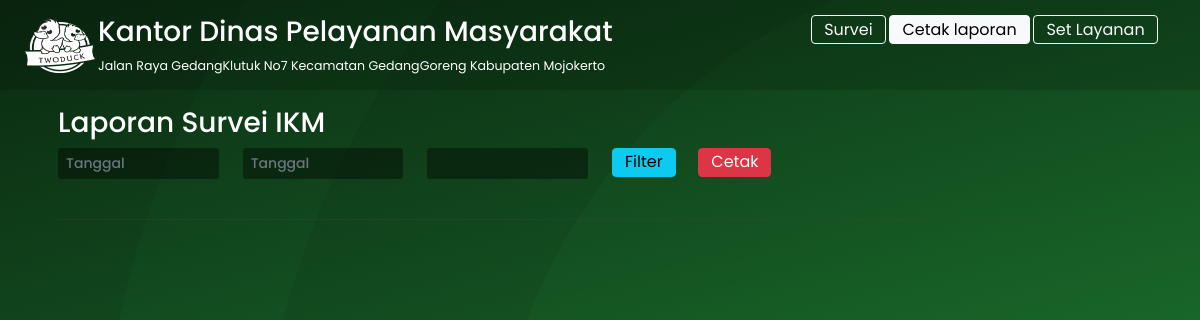
/index.php/laporan, run on the app's committed database.
### tables this page shows
CREATE TABLE `identitas_instansi` (
  `id` int(11) NOT NULL,
  `nama_instansi` varchar(60) NOT NULL,
  `alamat` varchar(200) NOT NULL,
  `email` varchar(50) NOT NULL,
  `website` varchar(50) NOT NULL,
  `kode_pos` int(11) NOT NULL,
  `telp` varchar(30) NOT NULL,
  `fax` varchar(20) NOT NULL,
  `link_maps` varchar(150) NOT NULL,
  `kode_instansi` varchar(10) NOT NULL,
  `nama_singkat_instansi` varchar(35) NOT NULL,
  `logo_instansi_warna` varchar(150) NOT NULL,
  `logo_instansi_hitam_putih` varchar(150) NOT NULL,
  `status` enum('aktif','blok') NOT NULL
);

### application/controllers/Laporan.php (called while the page is built, shortened)
<?php
class Laporan extends CI_Controller {
	function __construct()
	{
        $this->load->model('m_setting');
        $this->load->model('m_data_lap_harian');
    }
    public function index()
	{
        $x['data']=$this->m_setting->get_identitas_instansi();
		$this->load->view('lap/v_lap_harian',$x);
	}
}

### index.php (called while the page is built, shortened)
<?php
require_once BASEPATH.'core/CodeIgniter.php';

### application/models/M_setting.php (called while the page is built, shortened)
<?php defined('BASEPATH') OR exit('No direct script access allowed');
class M_setting extends CI_Model{
    public function get_identitas_instansi(){
    	$this->db->where('status', 'aktif');
		return $this->db->get()->result();
    }
}

### application/views/lap/v_lap_harian.php (the view, shortened to what this page needs)
<?php
	$controller = $this->router->fetch_class();
    foreach ($data as $r) {
		$nama_instansi 			=  $r->nama_instansi;
		$alamat 				= $r->alamat;
		$logohp 				= $r->logo_instansi_hitam_putih;
    }
?>
<!DOCTYPE html>
<html lang="en">
<head>
 <link href="<?php echo base_url()?>assets/css/bootstrap.min.css" rel="stylesheet" >
<link href="<?php echo base_url()?>assets/css/style.css" rel="stylesheet">
<link href="<?php echo base_url()?>assets/css/vendors.css" rel="stylesheet">
<link href="<?php echo base_url()?>assets/css/animate.css" rel="stylesheet">
<link href="<?php echo base_url()?>assets/css/custom.css" rel="stylesheet">
<link href="https://pro.fontawesome.com/releases/v6.0.0-beta2/css/all.css" rel="stylesheet">
<link id="bsdp-css" href="https://unpkg.com/bootstrap-datepicker@1.9.0/dist/css/bootstrap-datepicker3.min.css" rel="stylesheet">
</head>
<body class="style_2">
	<header style="background-color: #00000026;">
		<div class="container-fluid">
	        <div class="row">
	        	<div class="col-12 d-flex">
	            	<a href="<?php echo base_url();?>">
	            		<img src="<?php echo base_url()?>assets/img/<?php echo $logohp ?>" alt="" style="margin:3px" width="70" height="55">
	            	</a>
	            	<div class="col-md-6">
	            		<h3 class="main_title_1"><?php echo $nama_instansi?></h3>
	            		<p class="main_title_1" style="color:white;font-size:0.9em"><?php echo $alamat?></p>
	            	</div>
	            	<div class="col-md-5 text-end">
	    				<p >
	    					<a href="<?php echo base_url()?>home" class="btn btn-outline-light <?php if($controller =='home' ) echo 'active'?>">Survei</a>
	    					<a href="<?php echo base_url()?>laporan" class="btn btn-outline-light <?php if($controller =='laporan' ) echo 'active'?>">Cetak laporan</a>
	    					<a href="<?php echo base_url()?>setting" class="btn btn-outline-light <?php if($controller =='setting' ) echo 'active'?>">Set Layanan</a>
	    				</p>
	    			</div>
	            </div>
	        </div>
	    </div>
	</header>
	<div class="wrapper_centering">
	     <div class="container_centering">
	        <div class="container">
	        	<div class"card">
	        		<div class="card-body">
	        			<h3 class="main_title_1">Laporan Survei IKM</h3>
	        			<div class="col-12">
	        				<div class="form-group row">
	        					<div class="col-md-2">
	        						<div class="form-group">
	        							<input type="text" class="form-control form-control-sm date-picker"  id="tgl_awal" placeholder="Tanggal" aria-label="Tanggal" aria-describedby="clearTglAwal">
	        						</div>
	        					</div>
	        					<div class="col-md-2">
	        						<div class="form-group">
	        							<input type="text" class="form-control form-control-sm date-picker"  id="tgl_akhir" placeholder="Tanggal" aria-label="Tanggal" aria-describedby="clearTglAkhir">
	        						</div>
	        					</div>
	        					<div class="col-md-2">
	        						<div class="form-group">
	        							<select class="form-control form-control-sm" id="jenis_layanan" name="jenis_layanan"></select>
	        						</div>
	        					</div>
	        					<div class="col-md-4 d-flex">
		        					<div class="col-md-3 ">
		        						<button type="button" onclick="tampilkan_filter()" class="btn-shadow btn btn-info mr-1">
		        							Filter
		        						</button>
		        					</div>
		        					<div class="col-md-3 ">
		        						<button type="button" onclick="cetak_laporan()" id="cetak_pdf" class="btn-shadow btn btn-danger mr-1">Cetak</button>
		        					</div>
	        					</div>
	        				</div>
	        			</div>
	        			<hr>
	        		</div>
	        	</div>
	        </div>
	    </div>
	</div>
</body>
</html>

### assets/css/style.css (style rules this page uses)
html * { -webkit-font-smoothing:antialiased;-moz-osx-font-smoothing:grayscale }
body { font-size:0.875rem;line-height:1.4;font-family:"Poppins",sans-serif;color:#444 }
body.style_2 { background:#23923b url(../img/pattern_3.svg) no-repeat center left;-webkit-background-size:cover;-moz-background-size:cover;-o-background-size:cover;background-size:cover }
h1,h2,h3,h4,h5,h6 { color:#111 }
p { margin-bottom:25px }
hr { margin:30px 0 30px 0;border-color:#ddd }
a { color:#fff;text-decoration:none;-moz-transition:all 0.3s ease-in-out;-o-transition:all 0.3s ease-in-out;-webkit-transition:all 0.3s ease-in-out;-ms-transition:all 0.3s ease-in-out;transition:all 0.3s ease-in-out;outline:none }
html,body { width:100%;height:100%;margin:0;padding:0 }
header { padding:15px 10px;width:100%;height:90px;position:relative;z-index:2 }
.wrapper_centering { width:100%;margin:-90px auto 0;height:100%;text-align:left;clear:both;display:table;position:relative;overflow:hidden;z-index:1;background:-moz-linear-gradient(165deg, rgba(0,0,0,0.7) 0%, transparent 100%);background:-webkit-linear-gradient(165deg, rgba(0,0,0,0.7) 0%, transparent 100%);background:linear-gradient(165deg, rgba(0,0,0,0.7) 0%, transparent 100%) }
.container_centering { vertical-align:middle;display:table-cell;padding:90px 0 }
.main_title_1 { color:#fff }
.form-group { margin-bottom:10px }
.form-group { position:relative }
.form-control { border:none;-webkit-border-radius:3px;-moz-border-radius:3px;-ms-border-radius:3px;border-radius:3px;font-size:14px;font-size:0.875rem;height:calc(2.85rem + 2px);color:#fff;font-weight:500;background-color:rgba(0,0,0,0.4) }

### application/views/lap/v_lap_harian.php (style rules this page uses)
.container_centering { vertical-align: top !important; }
.form-control { height: auto !important; }
.btn { padding: .1rem .75rem; }

### data on the page
identitas_instansi: logo_instansi_hitam_putih (picture), nama_instansi "Kantor Dinas Pelayanan Masyarakat", alamat "Jalan Raya GedangKlutuk No7 Kecamatan GedangGoreng Kabupaten Mojokerto"
